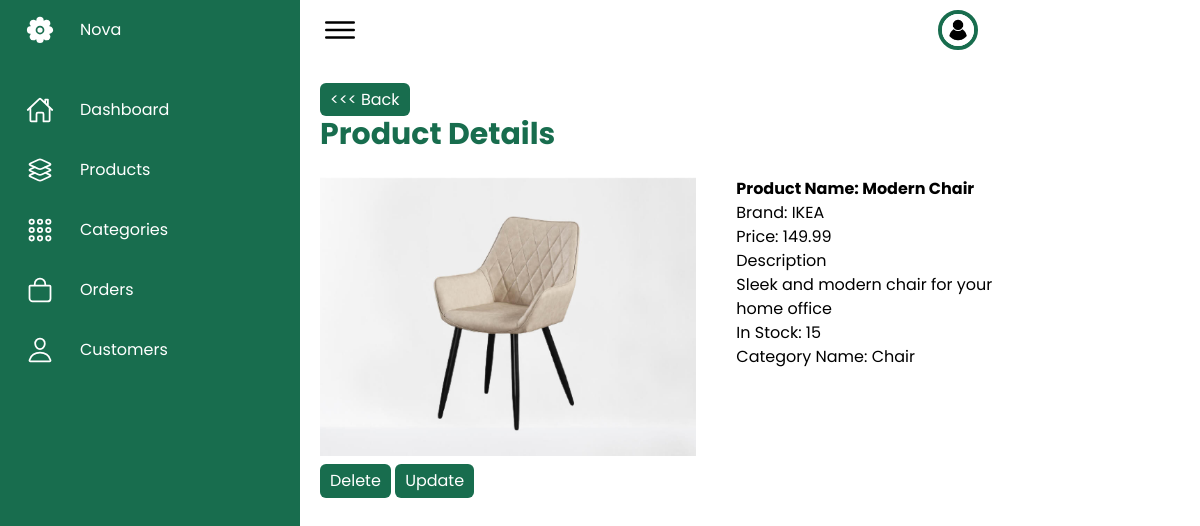
The app's page /admin/productDetail.php?id=2 (signed in) with its own data.
### tables this page shows
CREATE TABLE `products` (
  `product_id` int(11) NOT NULL,
  `category_id` int(11) NOT NULL,
  `product_name` varchar(225) NOT NULL,
  `product_brand` varchar(225) NOT NULL,
  `product_description` text NOT NULL,
  `product_price` double NOT NULL,
  `product_stock` int(11) NOT NULL,
  `product_image` varchar(225) NOT NULL
);

CREATE TABLE `category` (
  `category_id` int(11) NOT NULL,
  `category_name` varchar(225) NOT NULL
);

### admin/productDetail.php (the view, shortened to what this page needs)
<?php
    require_once "../assets/includes/navagationside.php";
    require_once "../assets/Database/Connection.php";
    if(isset($_GET['id'])) {
        $productId = $_GET['id'];
        $stmt = $pdo->prepare("SELECT * FROM products JOIN category ON products.category_id = category.category_id WHERE product_id = ?");
        $stmt->execute([$productId]);
        $product = $stmt->fetch(PDO::FETCH_ASSOC);
    } else {
        echo "Product ID not provided.";
        exit;
    }
?>
<div class=" p-5 mt-2">
    <a class="text-decoration-none btn btn-outline-primary  " href="productView.php"><<< Back</a>
    <h1 class="admin_title">Product Details</h1>
    <div class="mt-5 flex gap-x-10">
        <div class="flex flex-col">
            <img src="../<?php echo $product['product_image']; ?>" alt="<?php echo $product['product_name']; ?>" class="img-fluid w-[500px] ">
            <form method="POST" class="d-flex mt-2 justify-content-between">
                <button class="btn btn-outline-danger" name="delete">Delete</button>
                <button class="btn btn-outline-info" name="update">Update</button>
            </form>
        </div>
        <div class="col-md-6">
            <h1 class="font-bold ">Product Name: <?php echo $product['product_name']; ?></h1>
            <p class="text-light"><span>Brand:</span> <?= $product['product_brand']; ?></p>
            <p class="text-light"><span>Price:</span> <?= $product['product_price']; ?></p>
            <h2>Description</h2>
            <p><?php echo $product['product_description']; ?></p>
            <p><span>In Stock:</span> <?= $product['product_stock']; ?></p>
            <p><span>Category Name:</span> <?= $product['category_name']; ?></p>
        </div>
    </div>
</div>

### assets/style/admin.css (style rules this page uses)
* { font-family: "Poppins"; margin: 0; padding: 0; box-sizing: border-box; }
body { min-height: 100vh; overflow-x: hidden; }
.admin_title { font-size: 30px; position: relative; font-weight: bold; color: var(--green); }
.btn { position: relative; padding: 5px 10px; background: var(--green); text-decoration: none; color: #fff; border-radius: 6px; }

### records on screen
products: product_image (picture), product_name "Modern Chair", product_brand "IKEA", product_price "149.99", product_description "Sleek and modern chair for your home office", product_stock "15", category.category_name "Chair"
